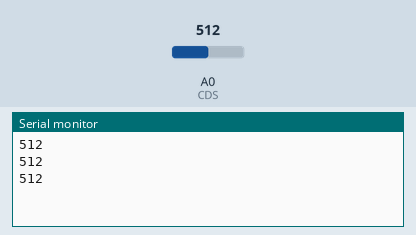
Simulated run of this sketch. Board: Arduino Uno, built with avr-gcc and run on an emulated ATmega328P. Shown: the last lines printed to the serial monitor. Inputs (shaded band) come from the test bench; at power-on: A0 (CDS) = 512.

Above: at 1.3 s.
1.4 s: A0 (CDS) set to 716
At 1.9 s:
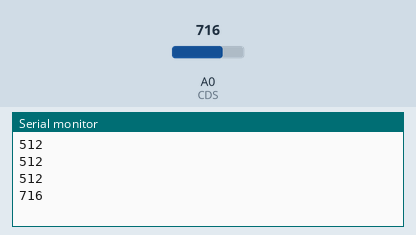
2.9 s: A0 (CDS) set to 900
At 3.4 s:
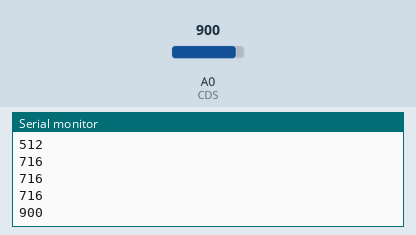
Timing chart, 0 to 5.9 s (numbered marks = the images above; inputs shaded):
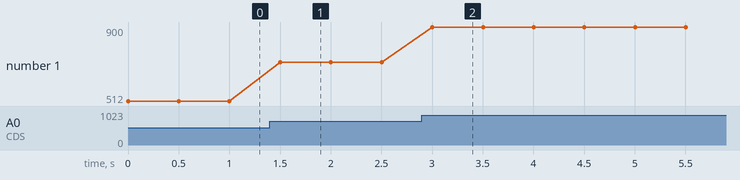

Measured:
- after the input at 1.4 s, the serial monitor: prints a new line after 0.10 s (image 1)
- after the input at 2.9 s, the serial monitor: prints a new line after 0.10 s (image 2)
- plotted number 1: 512 → 716 after the input at 1.4 s, 716 → 900 after the input at 2.9 s

The sketch:

RAIN_STEAM.ino
```cpp
#define CDS A0


void setup() {
  // put your setup code here, to run once:
Serial.begin(115200);
pinMode(CDS,INPUT);

}

void loop() {
  // put your main code here, to run repeatedly:
  int ad_Cds=analogRead(CDS);
  Serial.println(ad_Cds);
  delay(500);
}
```
